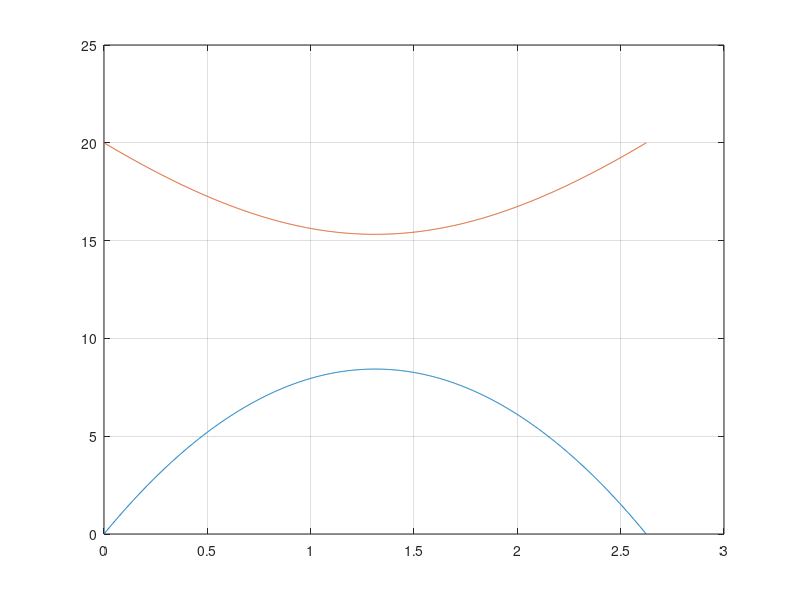

The MATLAB script that drew this image:
% ball toss in class

clc; clear; close all;
% initial 
v = 20;
theta = 40;
g = 9.8;

t_hit = 2*v*sind(theta)/g;
t = 0:(t_hit/1000):t_hit;
h = v*t*sind(theta) - (g*t.^2)/2;
v = sqrt(v^2 - 2*v*g*t*sind(theta)+(g^2)*(t.^2));

plot(t,h)
hold on
grid on
plot(t,v)

